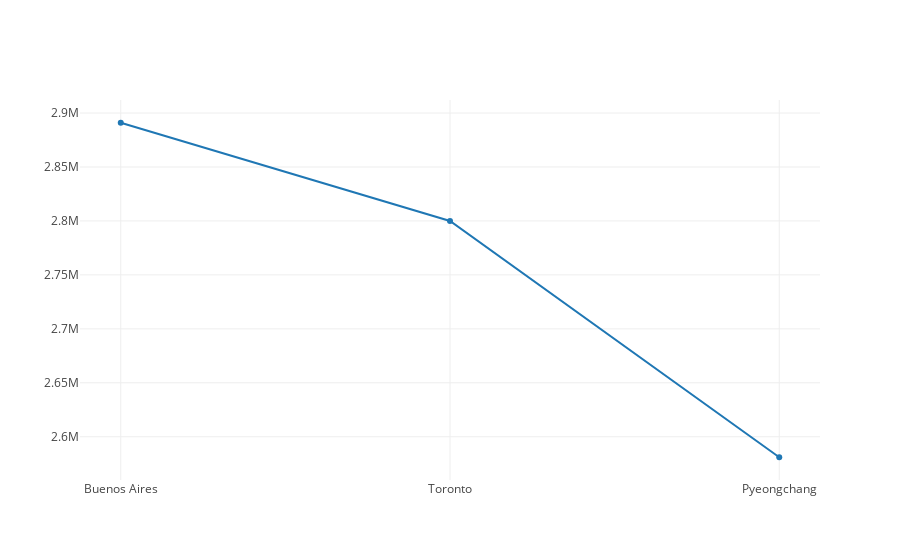

Notebook cell for this chart:
### Markdown cell above
Now let's plot our data.

### Code cell
trace_first_three_pops = {'x': x_values, 'y': y_values}


plotly.offline.iplot([trace_first_three_pops])

### Figure 1 — Plotly figure (JSON) as saved in the notebook; plotly's stock layout.template omitted (floating-point values rounded to 4 significant figures)
{"data": [{"type": "scatter", "uid": "3d6ed1e0-b458-11e8-8fbc-0242ac110021", "x": ["Buenos Aires", "Toronto", "Pyeongchang"], "y": [2891000, 2800000, 2581000]}], "layout": {}}
